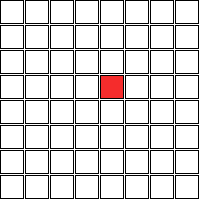
Frame 1 (no input)
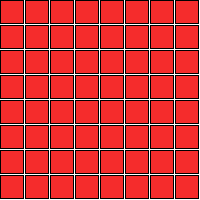
Frame 2 (the mouse pressed at the canvas centre, redrawn once)

The Processing sketch that drew these frames (run headless with seeded random() and noise(); the mouse was pressed at the canvas centre and the sketch redrawn once):

// Processing sketch: processing_94432
// ── processing_94432.pde

//Brennda e Daniela Meira (em aula)
void setup(){
size(200,200);
background(255);}
void draw() {
  int ex=2;
  int ladox=(width-7*ex)/8;
  int x=0;
  for(x=0; x<200; x+=25)
  for(int y=0; y<200; y+=25){
    rect(x,y,ladox,ladox);
  }


fill(#F52C2C);
rect(4*(ladox+ex), 3*(ladox+ex),ladox,ladox);
    noLoop();
    
}
